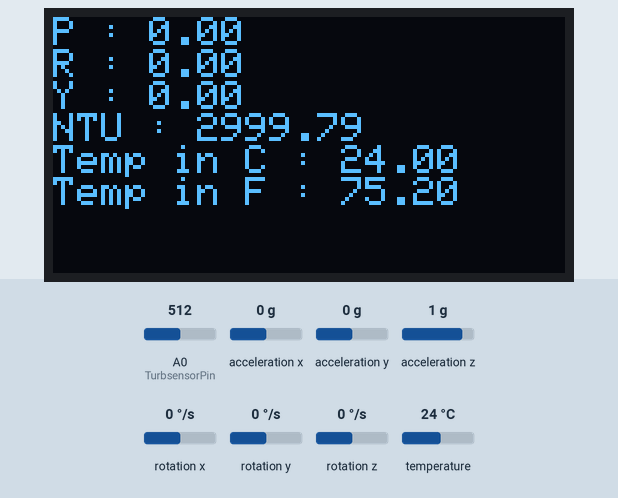
Simulated run of this sketch. Board: Arduino Uno, built with avr-gcc and run on an emulated ATmega328P. Shown: 128×64 one-colour display. The test bench sets the inputs (shaded band); at power-on: rotation z 0 °/s, temperature 24 °C, A0 (TurbsensorPin) = 512, acceleration x 0 g, acceleration y 0 g, acceleration z 1 g, rotation x 0 °/s, rotation y 0 °/s.

Above: at 4.6 s.
4.7 s: rotation z set to -192 °/s
At 5.6 s:
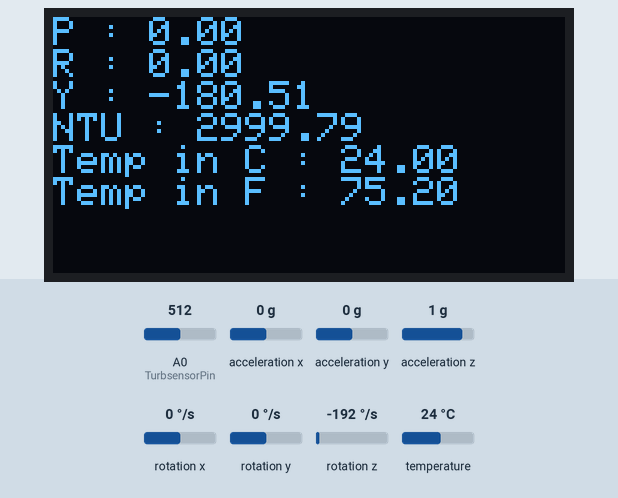
7.3 s: temperature set to 12 °C
At 8.5 s:
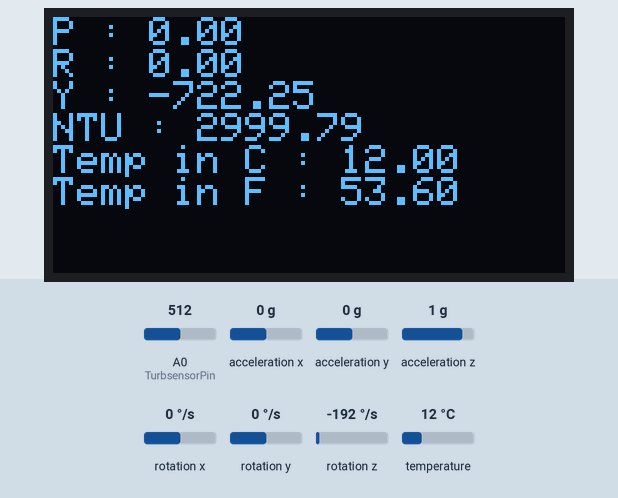
10.2 s: A0 (TurbsensorPin) set to 716
At 11.3 s:
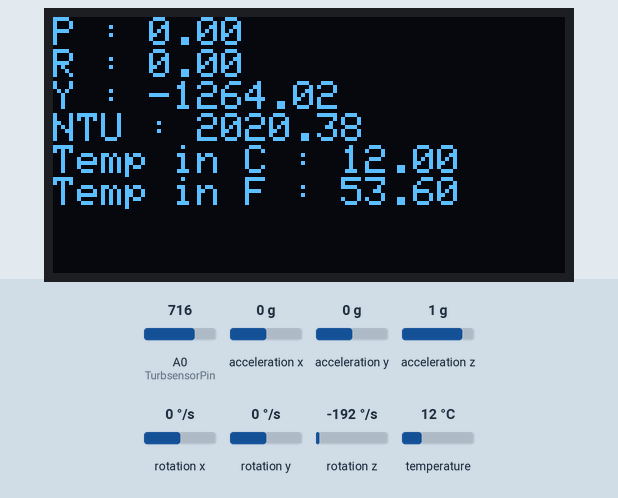
13.0 s: acceleration x set to -1.4 g
At 14.1 s:
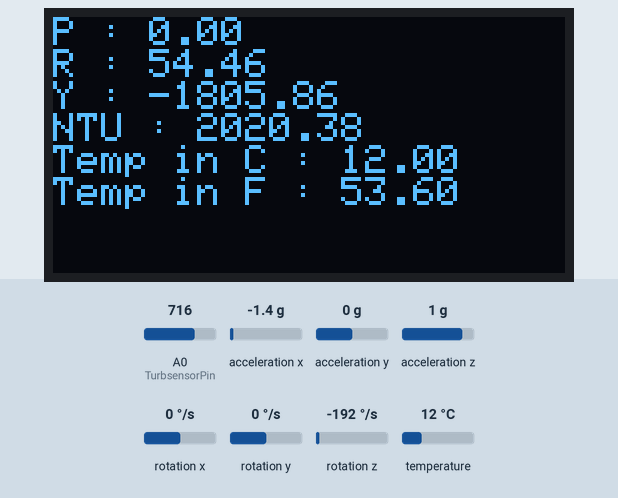
15.8 s: acceleration y set to -1.4 g
At 16.9 s:
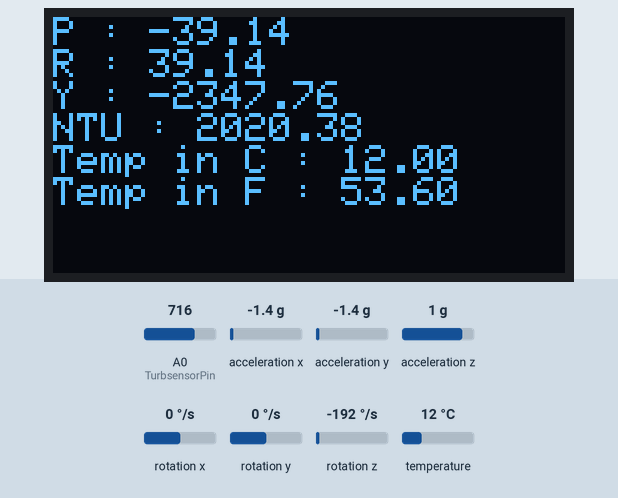
18.6 s: temperature set to 19 °C
At 19.8 s:
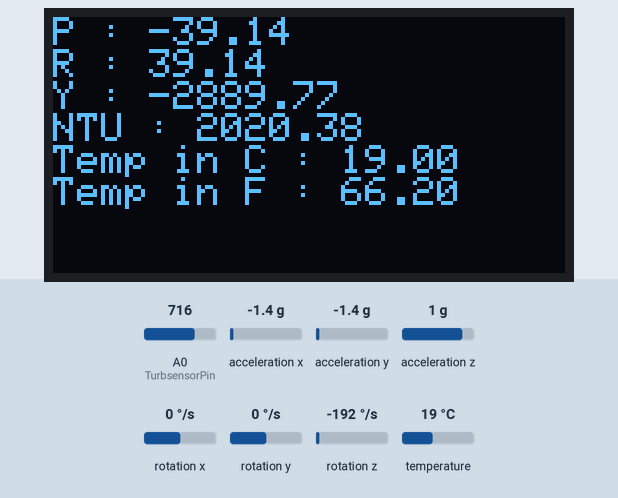
Timing chart, 0 to 21.6 s (numbered marks = the images above; inputs shaded):
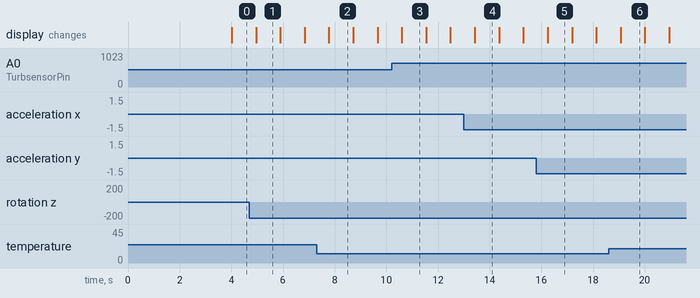

The sketch:

bali_sensor.ino
```cpp
#include <Wire.h>
#include <Adafruit_GFX.h>
#include <Adafruit_SSD1306.h>
#include <MPU6050_light.h>
#include <OneWire.h>
#include <DallasTemperature.h>
#include <GSM.h>


#define SCREEN_WIDTH 128 // OLED display width, in pixels
#define SCREEN_HEIGHT 64 // OLED display height, in pixels
#define ONE_WIRE_BUS 2

Adafruit_SSD1306 display(SCREEN_WIDTH, SCREEN_HEIGHT, &Wire);

OneWire oneWire(ONE_WIRE_BUS);
DallasTemperature sensors(&oneWire);


MPU6050 mpu(Wire);
unsigned long timer = 0;
int TurbsensorPin=A0;
float volt;
float ntu;
float temp;
float Celcius=0;
float Fahrenheit=0;

void setup() {
  Serial.begin(115200);
  if(!display.begin(SSD1306_SWITCHCAPVCC, 0x3C))
  {
    Serial.println(F("SSD1306 allocation failed"));
    for(;;);                                      // Don't proceed, loop forever
  }
  display.setTextSize(1);
  display.setTextColor(SSD1306_WHITE);            // Draw white text
  display.clearDisplay();
  Wire.begin();
  mpu.begin();
  display.println(F("Calculating gyro offset, do not move MPU6050"));
  display.display();
  mpu.calcGyroOffsets();                          // This does the calibration
  display.setTextSize(1);
  sensors.begin();
}

void loop() {

  sensors.requestTemperatures();
  mpu.update();
  if((millis()-timer)>10)                         // print data every 10ms
  {
    volt = 0;
    for(int i=0; i<800; i++)
    {
        volt += ((float)analogRead(TurbsensorPin)/1023)*5;
    }
    volt = volt/800;

    if(volt < 2.5)
    {
      ntu = 3000;
    }
    else
    {
      ntu = -1120.4*square(volt)+5742.3*volt-4353.8;
    }
    Celcius=sensors.getTempCByIndex(0);
    Fahrenheit=sensors.getTempFByIndex(0);

      display.clearDisplay();                       // clear screen
      display.setCursor(0,0);
      display.print("P : ");
      display.println(mpu.getAngleX());
      display.print("R : ");
      display.println(mpu.getAngleY());
      display.print("Y : ");
      display.println(mpu.getAngleZ());
      display.print("NTU : ");
      display.println(ntu);
      display.print("Temp in C : ");
      display.println(Celcius);
      display.print("Temp in F : ");
      display.println(Fahrenheit);

      display.display();                            // display data
      timer = millis();
  }
}
```

Measured:
- after the input at 4.7 s, the display: changes after 0.26 s (image 1)
- what the display in image 1 shows lasts 0.9 s, from 5.0 s to 5.9 s
